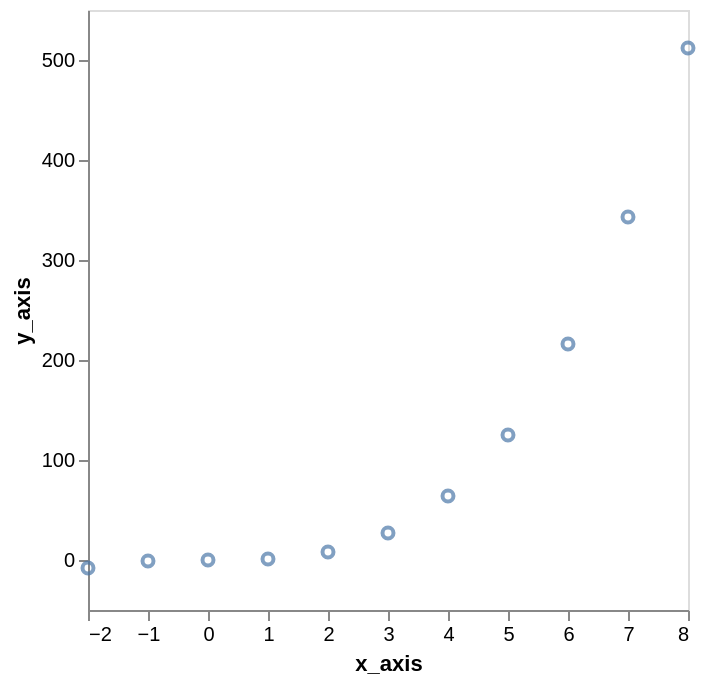

Express this chart as Vega-Lite.
### Vega-Lite specification from a JSON file in a GitHub repository (floating-point values rounded to 4 significant figures)
{"$schema": "https://vega.github.io/schema/vega-lite/v5.json", "description": "A scatterplot showing horsepower and miles per gallons for various cars.", "data": {"values": [{"x_axis": -2, "y_axis": -8}, {"x_axis": -1, "y_axis": -1}, {"x_axis": 0, "y_axis": 0}, {"x_axis": 1, "y_axis": 1}, {"x_axis": 2, "y_axis": 8}, {"x_axis": 3, "y_axis": 27}, {"x_axis": 4, "y_axis": 64}, {"x_axis": 5, "y_axis": 125}, {"x_axis": 6, "y_axis": 216}, {"x_axis": 7, "y_axis": 343}, {"x_axis": 8, "y_axis": 512}]}, "mark": "point", "encoding": {"x": {"field": "x_axis", "type": "quantitative", "axis": {"grid": false}}, "y": {"field": "y_axis", "type": "quantitative", "axis": {"grid": false}}}}
